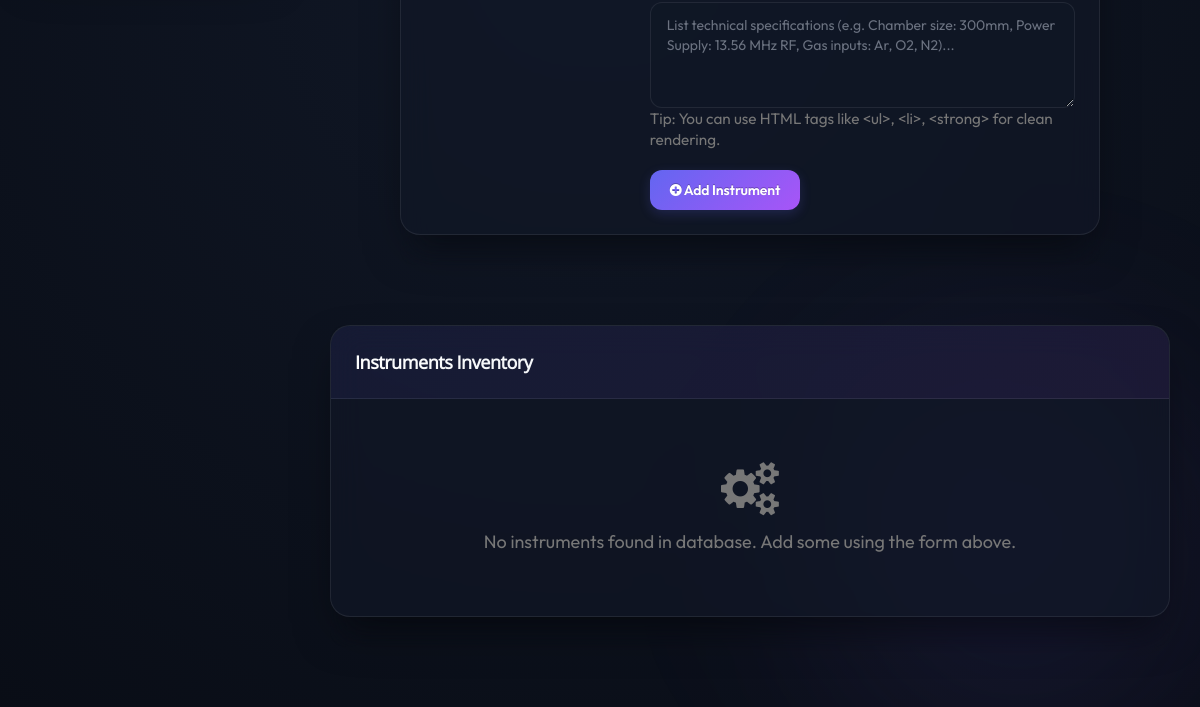
/dashboard/page_instruments.php (signed in, lower part), run on an earlier commit of the app's database.
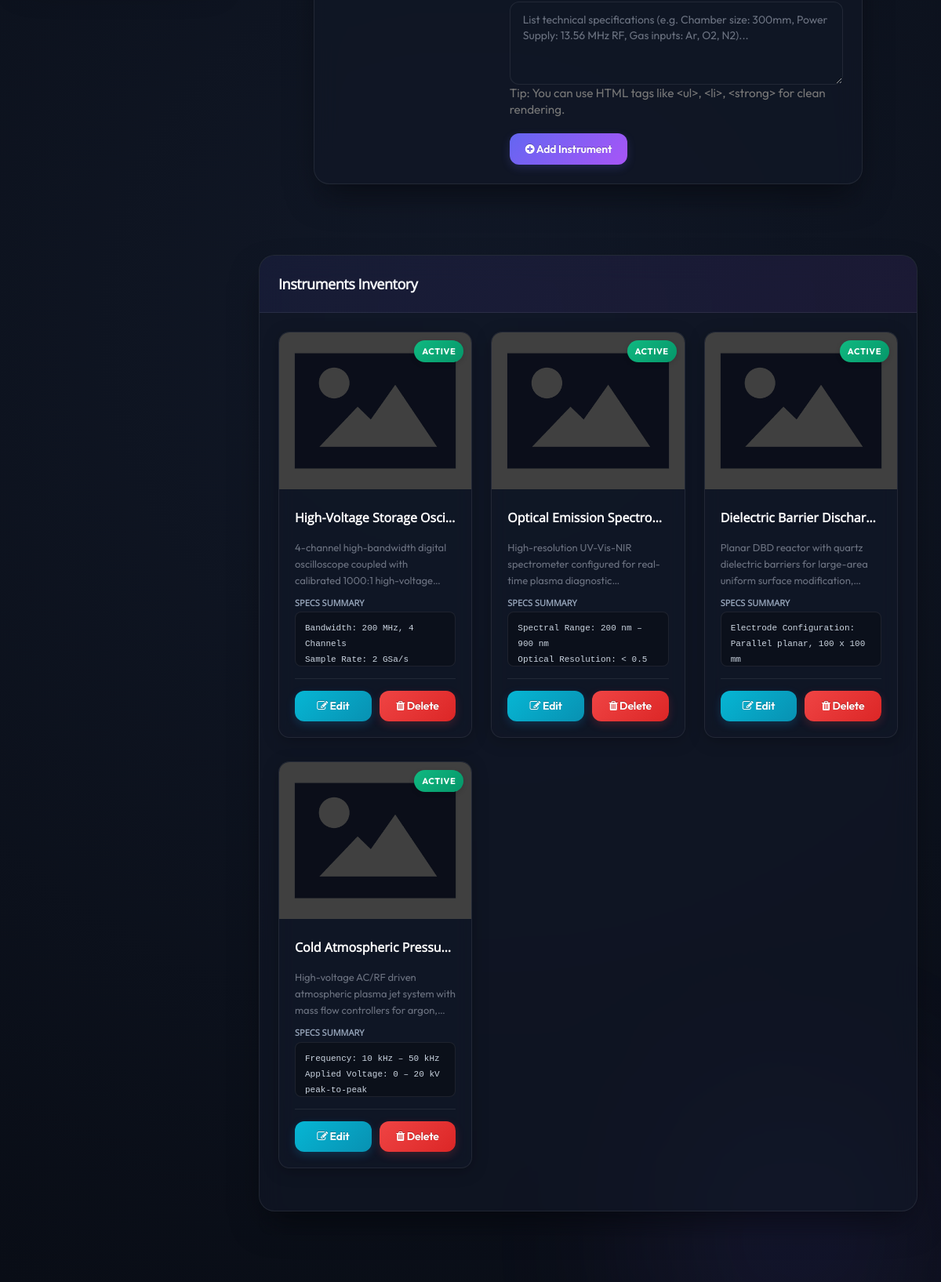
And on a later commit of the database.
### tables this page shows
CREATE TABLE IF NOT EXISTS `instruments` (
  `id`            int(11)      NOT NULL AUTO_INCREMENT,
  `image`         varchar(255) NOT NULL DEFAULT '',
  `name`          varchar(255) NOT NULL DEFAULT '',
  `description`   text         NOT NULL,
  `specifications` text        NOT NULL DEFAULT '',
  `status`        enum('active','maintenance','retired') NOT NULL DEFAULT 'active',
  `created_at`    timestamp    DEFAULT CURRENT_TIMESTAMP,
  PRIMARY KEY (`id`)
);

### Database/imgbb.php (called while the page is built, shortened)
<?php
if (!function_exists('get_image_url')) {
    function get_image_url($image, $localFolder = '') {
        if (empty($image)) {
            return '';
        }
        $image = trim($image);
        $isDashboard = (!empty($localFolder) && strpos($localFolder, '../') === 0);
        $cleanImage = preg_replace('~^(\.\./|\./|/)+~', '', $image);
        $cleanFolder = !empty($localFolder) ? preg_replace('~^(\.\./|\./|/)+~', '', $localFolder) : '';
        $cleanFolder = rtrim($cleanFolder, '/') . '/';
        $baseName = basename($cleanImage);
        $catalog = $GLOBALS['IMGBB_CATALOG'] ?? [];
        if (!empty($catalog)) {
            $candidates = [
                $cleanImage,
                'images/' . $cleanImage,
                $cleanFolder . $baseName,
                'images/' . $cleanFolder . $baseName,
                $baseName,
            ];
            foreach ($candidates as $cand) {
                $cand = preg_replace('~/{2,}~', '/', $cand);
                if (!empty($catalog[$cand])) {
                    return $catalog[$cand];
                }
            }
        }
        return ($isDashboard ? '../' : '') . $cleanImage;
    }
}

### dashboard/page_instruments.php (the view, shortened to what this page needs)
<?php
include('head.php');
include('navigation.php');
$id = 0;
$edit_state = false;
?>
<div class="well box-shadow col-xs-12 col-sm-12 col-md-10 col-lg-10 col-xs-offset-0 col-sm-offset-0 col-md-offset-1 col-lg-offset-1" style="margin-top:50px;">
    <div class="panel panel-primary">
	   <div class="panel-body">
		  <div class="row">
            <div class="col-md-8">
                <form method="post" action="page_instruments.php<?php if(isset($_GET['edit'])) echo '?edit='.$id; ?>" enctype="multipart/form-data">
                    <fieldset class="form-group">
                        <textarea class="form-control" name="specifications" placeholder="List technical specifications (e.g. Chamber size: 300mm, Power Supply: 13.56 MHz RF, Gas inputs: Ar, O2, N2)..." rows="4"><?php echo htmlspecialchars($specifications); ?></textarea>
                        <small class="text-muted">Tip: You can use HTML tags like &lt;ul&gt;, &lt;li&gt;, &lt;strong&gt; for clean rendering.</small>
                    </fieldset>
                    <fieldset class="file-input" style="margin-top:20px;">
                        <?php if ($edit_state == false): ?>
                        <button name="submit" type="submit" class="btn btn-primary" style="padding: 8px 24px;"><i class="fa fa-plus-circle"></i> Add Instrument</button>
                        <?php endif ?>
                    </fieldset>
                </form>
            </div>
		  </div>
	   </div>
    </div>
</div>
<div class="clearfix"></div>
<div class="well box-shadow col-xs-12 col-sm-12 col-md-12 col-lg-12 col-xs-offset-0 col-sm-offset-0" style="margin-top:50px;">
    <div class="panel panel-primary">
	   <div class="panel-heading">
		  <h3 class="panel-title">Instruments Inventory</h3>
	   </div>
	   <div class="panel-body">
		  <div class="row">
            <?php
                $result_instruments = mysqli_query($db, "SELECT * FROM instruments ORDER BY id DESC");
                if (mysqli_num_rows($result_instruments) == 0) {
                    echo '<div class="col-md-12 text-center text-muted" style="padding: 40px 0;"><i class="fa fa-cogs fa-3x" style="margin-bottom:15px;"></i><br>No instruments found in database. Add some using the form above.</div>';
                }
            ?>
            <?php while($row_inst = mysqli_fetch_array($result_instruments)){
                $badge_class = 'status-active';
                $badge_label = 'Active';
            ?>
                <div class="col-md-4 col-lg-4 col-sm-6">
                    <div class="instrument-admin-card">
                        <div class="service-icon">
                            <span class="status-badge-overlay <?php echo $badge_class; ?>"><?php echo $badge_label; ?></span>
                            <img src="<?php echo htmlspecialchars(get_image_url($row_inst['image'], '../images/instruments/')); ?>" alt="<?php echo htmlspecialchars($row_inst['name']); ?>" class="instrument-admin-image" onerror="this.onerror=null; this.src='../images/instruments/demo_image.png';">
                        </div>
                        <div class="card-details-wrapper">
                            <h3><?php echo htmlspecialchars($row_inst['name']); ?></h3>
                            <p><?php echo htmlspecialchars($row_inst['description']); ?></p>
                            <h5 style="font-weight: 700; margin-bottom: 5px; font-size:11px; text-transform:uppercase; color:#94a3b8;">Specs Summary</h5>
                            <div class="specs-block">
                                <?php echo !empty($row_inst['specifications']) ? nl2br(htmlspecialchars($row_inst['specifications'])) : '<span class="text-muted">No specifications listed.</span>'; ?>
                            </div>
                            <div class="instrument-card-actions">
                                <a class="btn btn-info btn-sm" href="page_instruments.php?edit=<?php echo $row_inst['id']; ?>"><i class="fa fa-edit"></i> Edit</a>
                                <a class="btn btn-danger btn-sm" href="page_instruments.php?del=<?php echo $row_inst['id']; ?>" onclick="return deleteConfirm()"><i class="fa fa-trash"></i> Delete</a>
                            </div>
                        </div>
                    </div>
                </div>
            <?php } ?>
		  </div>
	   </div>
    </div>
</div>
<?php include('bottom.php'); ?>

### dashboard/head.php (shortened to what this page needs)
<!DOCTYPE html>
<html lang="en">
<head>
	<link rel="stylesheet" href="assets/css/bootstrap.min.css" />
	<link rel="stylesheet" href="assets/css/common.css" />
	<link rel="stylesheet" href="assets/font-awesome/4.5.0/css/font-awesome.min.css" />
	<link rel="stylesheet" href="assets/css/ace.min.css" class="ace-main-stylesheet" id="main-ace-style" />
	<link rel="stylesheet" href="assets/css/ace-skins.min.css" />
	<link rel="stylesheet" href="assets/css/ace-rtl.min.css" />
	<link rel="stylesheet" href="assets/css/style.css" />
	<link rel="stylesheet" href="assets/css/modern_dashboard.css" />
</head>

### dashboard/navigation.php (shortened to what this page needs)
<body class="no-skin">
<div class="glow-blob blob-2"></div>
<div class="modern-layout-wrapper">
    <div style="flex: 1; display: flex; flex-direction: column; min-width: 0;">
        <main class="modern-main-content">

### dashboard/bottom.php (shortened to what this page needs)
</main>
	</div>
</div>
	</body>
</html>

### dashboard/assets/css/common.css (style rules this page uses)
.panel-body { font-size:18px; line-height:20px; }

### dashboard/assets/css/style.css (style rules this page uses)
.service-icon { width: 100%; height: 220px; text-align: center; transition: all .5s ease; border: 3px solid #2E9598; }
body, .no-skin, .main-container { background: radial-gradient(circle at 50% 50%, #0f172a 0%, #020617 100%) !important; font-family: 'Outfit', sans-serif !important; color: #cbd5e1 !important; min-height: 100vh; }
.well { background: rgba(30, 41, 59, 0.45) !important; backdrop-filter: blur(16px); -webkit-backdrop-filter: blur(16px); border: 1px solid rgba(255, 255, 255, 0.08) !important; border-radius: 16px !important; box-shadow: 0 10px 30px rgba(0, 0, 0, 0.25) !important; padding: 30px !important; margin-bottom: 30px !important; }
.panel { background: transparent !important; border: none !important; box-shadow: none !important; margin-bottom: 0 !important; }
.panel-heading { background: transparent !important; border-bottom: 1px solid rgba(255, 255, 255, 0.08) !important; padding: 0 0 15px 0 !important; }
.panel-title { color: #ffffff !important; font-size: 18px !important; font-weight: 700 !important; letter-spacing: -0.3px; }
.panel-body { padding: 25px 0 0 0 !important; }
.form-control, input[type="text"], input[type="password"], input[type="email"], select, textarea { background: rgba(15, 23, 42, 0.6) !important; border: 1px solid rgba(255, 255, 255, 0.1) !important; border-radius: 10px !important; color: #ffffff !important; height: 42px !important; padding: 8px 14px !important; font-size: 14px !important; transition: all 0.25s ease !important; box-shadow: none !important; box-sizing: border-box; }
textarea { height: auto !important; }
.btn { border-radius: 10px !important; font-weight: 600 !important; font-size: 14px !important; padding: 8px 18px !important; transition: all 0.2s ease !important; border: none !important; }
.btn-primary { background: linear-gradient(135deg, #6366f1 0%, #4f46e5 100%) !important; color: #ffffff !important; box-shadow: 0 4px 12px rgba(99, 102, 241, 0.2) !important; }
.btn-info { background: linear-gradient(135deg, #0ea5e9 0%, #0284c7 100%) !important; color: #ffffff !important; box-shadow: 0 4px 12px rgba(14, 165, 233, 0.2) !important; }
.btn-danger { background: linear-gradient(135deg, #ef4444 0%, #dc2626 100%) !important; color: #ffffff !important; box-shadow: 0 4px 12px rgba(239, 68, 68, 0.2) !important; }

What changed in the data, as far as the page shows it:
added instruments: badge_label "ACTIVE", image (picture), name "High-Voltage Storage Osci…", description "4-channel high-bandwidth digital oscilloscope coupled with calibrated 1000:1…", specifications "Bandwidth: 200 MHz, 4 Channels Sample Rate: 2 GSa/s"
added instruments: badge_label "ACTIVE", image (picture), name "Optical Emission Spectro…", description "High-resolution UV-Vis-NIR spectrometer configured for real-time plasma…", specifications "Spectral Range: 200 nm – 900 nm Optical Resolution: < 0.5…"
added instruments: badge_label "ACTIVE", image (picture), name "Dielectric Barrier Dischar…", description "Planar DBD reactor with quartz dielectric barriers for large-area uniform surface…", specifications "Electrode Configuration: Parallel planar, 100 x 100 mm"
added instruments: badge_label "ACTIVE", image (picture), name "Cold Atmospheric Pressu…", description "High-voltage AC/RF driven atmospheric plasma jet system with mass flow controllers for…", specifications "Frequency: 10 kHz – 50 kHz Applied Voltage: 0 – 20 kV peak-to-peak"
Also different on the page:
text no longer shown: "No instruments found in database. Add some using the form above."
